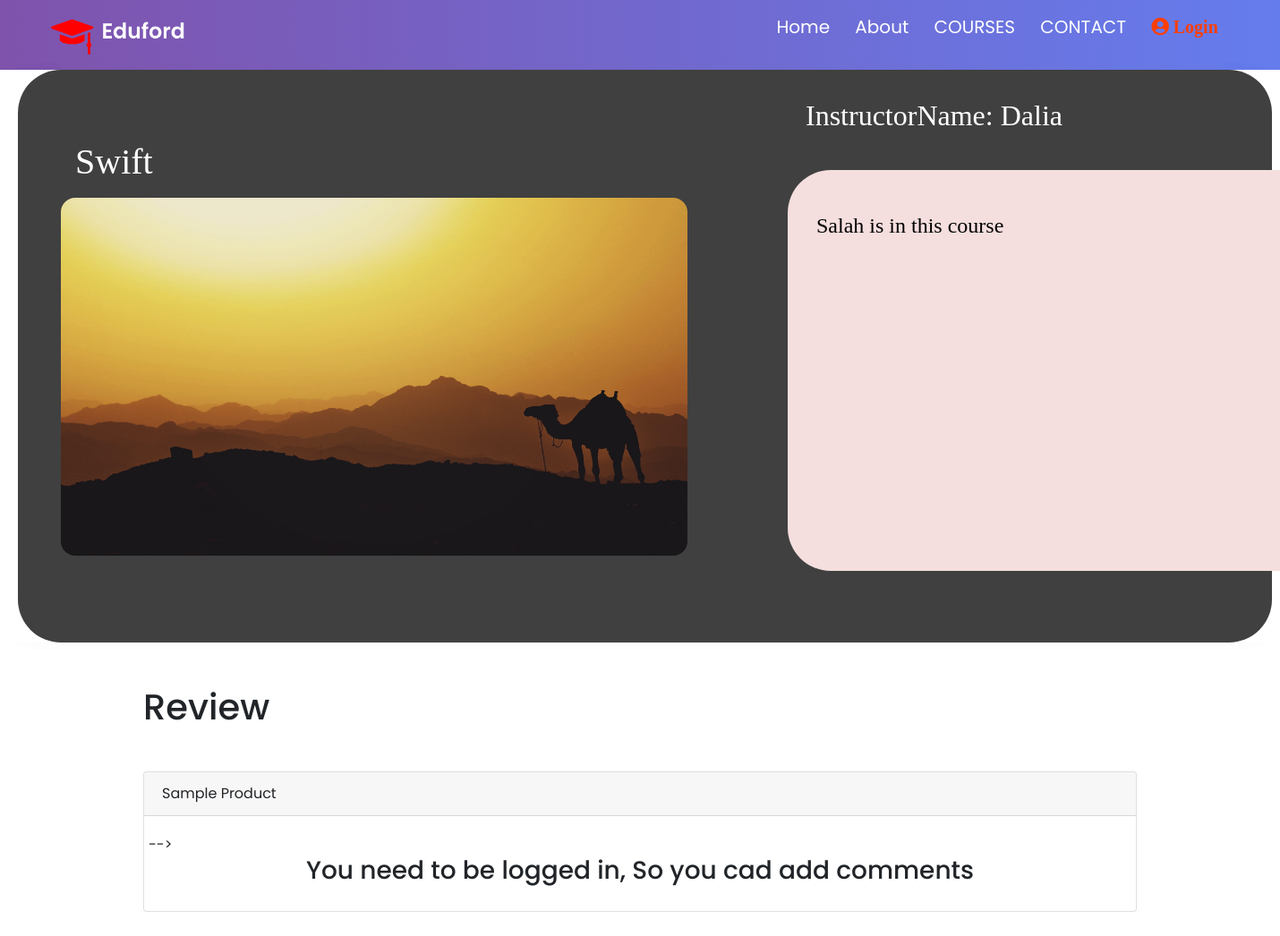
/index2.php?id=1, run on the app's committed database.
### tables this page shows
CREATE TABLE `course` (
  `courseId` int(255) NOT NULL,
  `courseName` varchar(255) NOT NULL,
  `coursePrice` varchar(255) NOT NULL,
  `enrolledSid` varchar(255) NOT NULL,
  `description` varchar(255) NOT NULL,
  `instructorName` varchar(255) NOT NULL,
  `image` varchar(255) NOT NULL,
  `Approved` int(255) NOT NULL DEFAULT 1
);

### index2.php (the view, shortened to what this page needs)
<!DOCTYPE HTML>
<html>
<head>
    <link rel="stylesheet" href="https://maxcdn.bootstrapcdn.com/bootstrap/4.0.0/css/bootstrap.min.css">
    <link rel="stylesheet" href="https://pro.fontawesome.com/releases/v5.10.0/css/all.css"/>
    <link rel="stylesheet" href="CSS/style2.css">
    <link rel="stylesheet" href="CSS/ay7aga.css">
    <link rel="stylesheet" href="CSS/card.css">
</head>
<body>
    <section class="header">
    <?php
if (empty($_SESSION['username'])) {
    ?>
    <nav>
        <a href="index.php"><img src="images2/logo.png"></a>
        <div class="nav-links">
            <ul>
                <li><a href="index.php">Home</a></li>
                <li><a href="">About</a></li>
                <li><a href="courses.php">COURSES</a></li>
                <li><a href="">CONTACT</a></li>
                <li><a href="LR2.php"><i class="fa fa-user-circle"> Login</i></a></li>
            </ul>
        </div>
    </nav>
    <?php
    }
    ?>
</section>
 <?php
        require_once "Php/DBConnection.php";
     $sql= "SELECT * FROM course WHERE courseId = '".$_GET['id']."'";
             $result=mysqli_query($conn,$sql);
             if($row=mysqli_fetch_array($result)){
        ?>
<div class="kart" style="--background:#404040; --text:white;">
  <div class="con">
     <div class="description">
        <h2>InstructorName: <?php echo $row['instructorName'];?></h2>
    </div>
     <h1><?php echo $row['courseName'];?></h1>
    <img width="700px" height="400px" src="<?php echo $row['image'];?>">
  </div>
  <div class="kart2" style="--background:#F5DEDE; --text:white;">
  <div class="con2">
       <h4><?php echo $row['description'];?></h4>
  </div>
</div>
</div>
<?php
}
?>
    <div class="container" >
    	<h1 class="mt-5 mb-5">Review</h1>
    	<div class="card">
    		<div class="card-header">Sample Product</div>
    		<div class="card-body">
    			<div class="row" id="speed2">
    				 -->
                </div>
    				<div class="col-sm-20 text-center">
                        <?php
                        if(!empty($_SESSION['username'])){
                            $servername = "localhost";
                            $username ="root";
                            $password = "";
                            $DB = "webdatabase";
                            $conn = mysqli_connect($servername,$username,$password,$DB);
                            $query = "SELECT * FROM `usercourse` WHERE courseId ='".$_GET['id']."' AND userId='".$_SESSION['userid']."'";
                            $query2 = "SELECT * FROM `review` WHERE courseId ='".$_GET['id']."' AND userId='".$_SESSION['userid']."'";
                             $result = $conn->query($query);
                             $row = mysqli_fetch_assoc($result);
                             $result2 = $conn->query($query2);
                             $row2 = mysqli_fetch_assoc($result2);
                             if(isset($row['username'])){
                             if(isset($row2['user_review'])){
                              echo"<h3>Thank for your review</h3>";
                            }
                            else{
                            echo"<h3 class='mt-20 mb-3'>Write Review Here</h3>";
                            echo"<button type='button' name='add_review' id='add_review' class='btn btn-primary'>Review</button>";
                            }
                           }
                         else
                           {
                         echo "You need to buy the course, so you can be able to write a comments";
                        }
                        $conn->close();
                        }
                    else{
                        echo "<h3>You need to be logged in, So you cad add comments</h3>";
                    }
                        ?>
    				</div>
                </div>
    		</div>
    	</div>
</body>
</html>

### CSS/style2.css (style rules this page uses)
* { margin: 0; padding: 0; font-family: 'Poppins', sans-serif; }
.header { background: linear-gradient(to right, #7f53ac 0, #657ced 100%); background-position: center; background-size: cover; position: relative; }
nav { display: flex; padding: 0.5% 4%; justify-content: space-between; align-items: center; }
nav img { width: 150px; }
.nav-links { flex: 1; text-align: right; }
.nav-links ul li { list-style: none; display: inline-block; padding: 8px 12px; position: relative; }
.nav-links ul li a { color: #fff; text-decoration: none; font-size: 20px; }
.nav-links ul li::after { content: ''; width: 0%; height: 2px;background: #2BCBE4; display: block; margin: auto; transition: 0.5s; }
.fa-user-circle { color:#FF3E00; }

### CSS/card.css (style rules this page uses)
body .kart { --background:#FFFFFF; --text:black; position: relative; height: 40rem; box-shadow: 0 0 2rem -1rem rgba(0, 0, 0, 0.05); }
body .kart .con { position: absolute; width: 98%; height: 100%; border-radius: 3rem; background: var(--background); color: var(--text); margin-left: 20px; }
body .kart .con img { border-radius: 1rem; margin-top: 0.5rem; margin-left: 3rem; }
body .kart .con h1 { font-family:'Times New Roman', serif; margin-top: 0rem; margin-left: 4rem; }
body .kart .con h2 { font-family:'Times New Roman', serif; margin-top: 2rem; margin-left: 55rem; }
.kart2 { --background:#FFFFFF; --text:black; position: relative; height: 40rem; box-shadow: 0 0 2rem -1rem rgba(0, 0, 0, 0.05); }
.kart2 .con2 { position: absolute; width:45%; height: 70%; border-radius: 3rem; background: var(--background); color: var(--text); margin-left: 55rem; margin-top: 7rem; }
.kart2 .con2 h4 { padding: 1rem 2rem; font-family:'Times New Roman', serif; margin-top: 2rem; margin-left: 0rem; color: black; }

### index2.php (style rules this page uses)
body { background-image: url('https://assets.codepen.io/1462889/back-page.svg'); }

### data on the page
course: instructorName "Dalia", courseName "Swift", image (picture), description "Salah is in this course"
